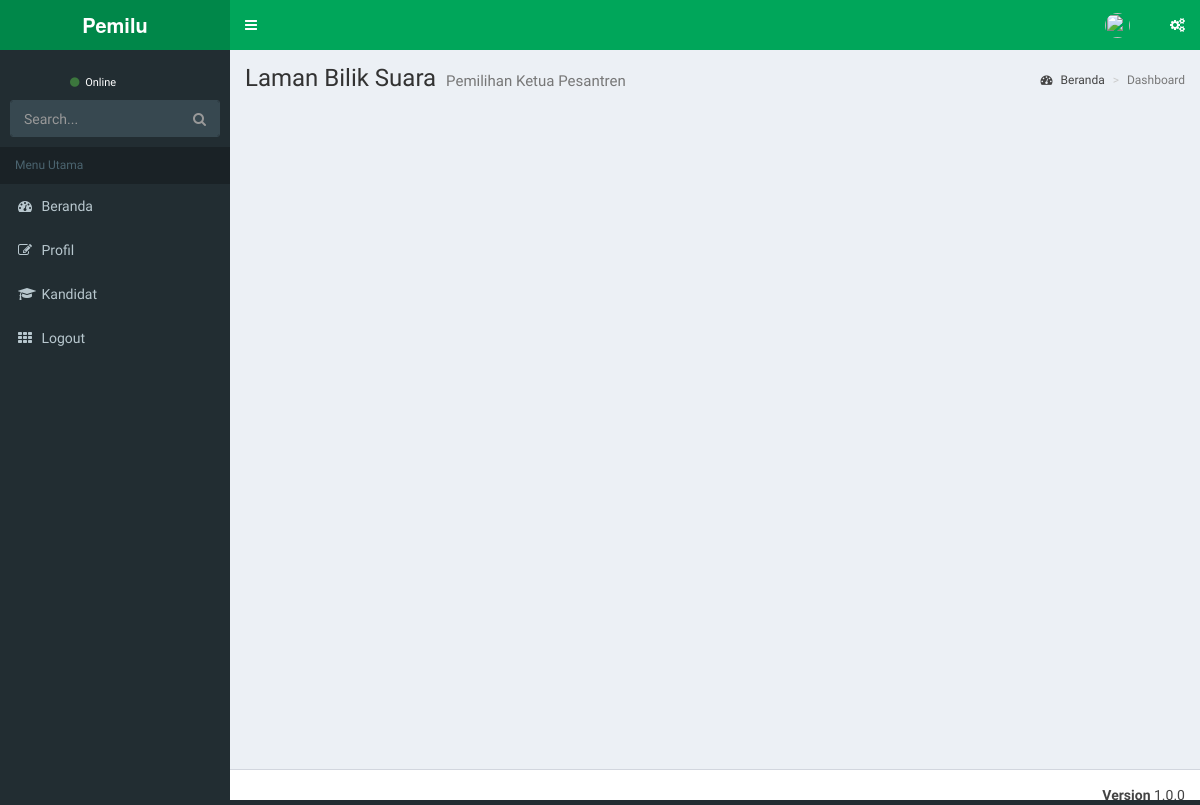
The app's page /siswa/awal.php, older data.
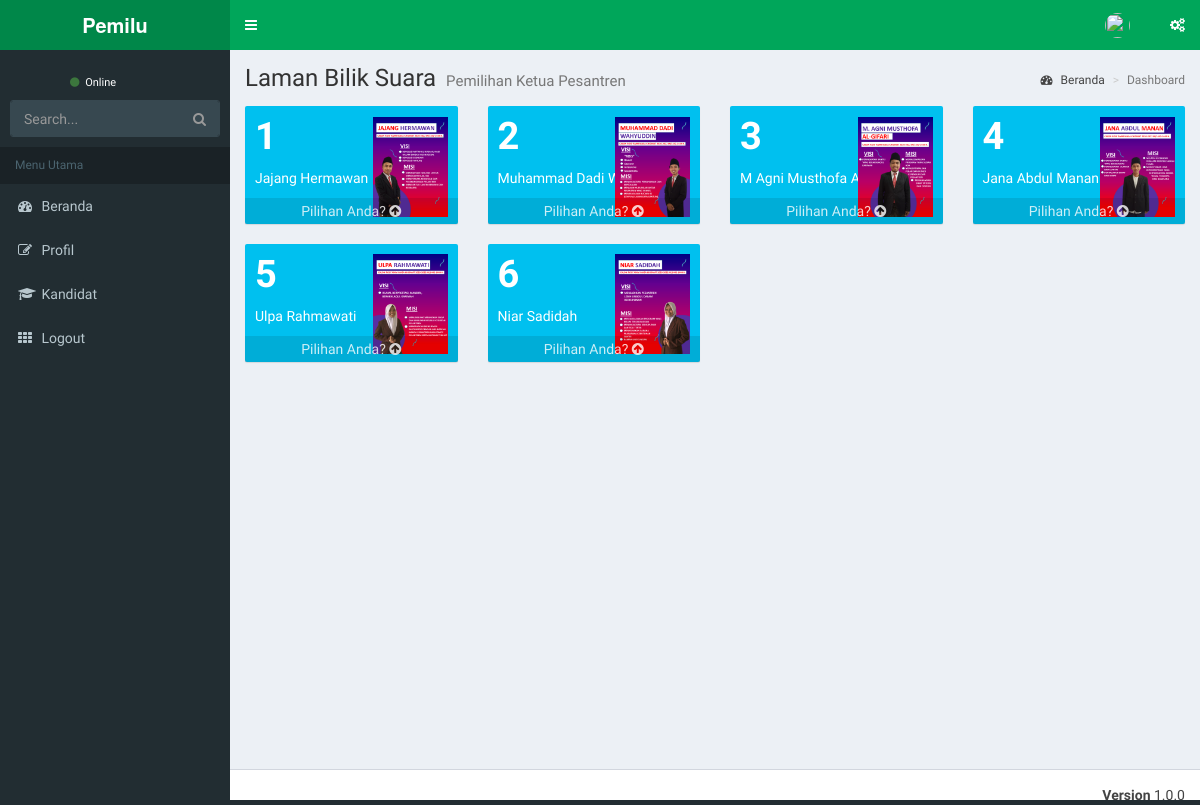
The same page, newer data.
### tables this page shows
CREATE TABLE `kandidat` (
  `idkandidat` int(2) NOT NULL,
  `username` varchar(25) NOT NULL,
  `password` varchar(32) NOT NULL,
  `nama` varchar(100) NOT NULL,
  `nokandidat` varchar(2) NOT NULL,
  `jumlahsuara` varchar(4) NOT NULL DEFAULT '0',
  `visi` varchar(100) NOT NULL,
  `misi` varchar(255) NOT NULL,
  `aktif` enum('Y','T') NOT NULL DEFAULT 'T',
  `foto` varchar(50) NOT NULL
);

### siswa/awal.php (the view, shortened to what this page needs)
<?php
include_once "atas.php";
include_once "../sambungan.php";
$sql="SELECT * FROM kandidat ORDER BY nokandidat";
$query=mysqli_query($koneksi,$sql);
$idpemilih=$_SESSION['idskasis'];
$sqlpilih="SELECT * FROM datapemilihan WHERE idpemilih='$idpemilih'";
$querypilih=mysqli_query($koneksi,$sqlpilih);
$ada=mysqli_num_rows($querypilih);
?>
  <div class="content-wrapper">
    <section class="content-header">
      <h1>
        Laman Bilik Suara
        <small>Pemilihan Ketua Pesantren</small>
      </h1>
      <ol class="breadcrumb">
        <li><a href="."><i class="fa fa-dashboard"></i> Beranda</a></li>
        <li class="active">Dashboard</li>
      </ol>
    </section>
    <section class="content">
      <div class="row">
<?php
while($r=mysqli_fetch_array($query)){
echo '        <div class="col-lg-3 col-xs-6">
          <div class="small-box bg-aqua">
            <div class="inner">';
echo "<h3>".$r['nokandidat']."</h3>";
echo $r['nama']."</b>";
echo '            </div>
            <div class="icon">
              <img src="../gambar/kandidat/'.$r['foto'].'" height="100px"/>
            </div>';
        if($ada==0){
            echo'<a href="?m=siswa&s=pilihan&id='.$r['idkandidat'].'" class="small-box-footer">Pilihan Anda? <i class="fa fa-arrow-circle-up"></i></a>';
		}else{
			echo '<a href="#" class="small-box-footer">Anda sudah memilih <i class="fa fa-check"></i></a>';
		}
        echo '  </div>
        </div>';
}
?>
      </div>
<?php
include "bawah.php"; ?>

### siswa/atas.php (shortened to what this page needs)
<!DOCTYPE html>
<html>
  <head>
    <link rel="stylesheet" href="bootstrap/css/bootstrap.min.css">
    <link rel="stylesheet" href="css/font-awesome.min.css">
    <link rel="stylesheet" href="css/ionicons.min.css">
    <link rel="stylesheet" href="dist/css/AdminLTE.min.css">
    <link rel="stylesheet" href="dist/css/skins/_all-skins.min.css">
    <link rel="stylesheet" href="plugins/iCheck/flat/blue.css">
    <link rel="stylesheet" href="plugins/morris/morris.css">
    <link rel="stylesheet" href="plugins/jvectormap/jquery-jvectormap-1.2.2.css">
    <link rel="stylesheet" href="plugins/bootstrap-wysihtml5/bootstrap3-wysihtml5.min.css">
  </head>
  <body class="skin-green sidebar-mini">
    <div class="wrapper">
      <header class="main-header">
        <a href="." class="logo">
          <span class="logo-lg"><b>Pemilu</b></span>
        </a>
        <nav class="navbar navbar-static-top" role="navigation">
          <a href="#" class="sidebar-toggle" data-toggle="offcanvas" role="button">
          </a>
          <div class="navbar-custom-menu">
            <ul class="nav navbar-nav">
              <li class="dropdown user user-menu">
                <a href="#" class="dropdown-toggle" data-toggle="dropdown">
                  <img src="../gambar/siswa/<?php echo $_SESSION['fotoskasis']; ?>" class="user-image" alt="<?php echo $_SESSION['userskasis']; ?>">
                </a>
              </li>
              <li>
                <a href="#" data-toggle="control-sidebar"><i class="fa fa-gears"></i></a>
              </li>
            </ul>
          </div>
        </nav>
      </header>
      <aside class="main-sidebar">
        <section class="sidebar">
          <div class="user-panel">
            <div class="pull-left info">
              <a href="?m=siswa&s=profil"><i class="fa fa-circle text-success"></i> Online</a>
            </div>
          </div>
          <form action="#" method="get" class="sidebar-form">
            <div class="input-group">
              <input type="text" name="q" class="form-control" placeholder="Search...">
              <span class="input-group-btn">
                <button type="submit" name="search" id="search-btn" class="btn btn-flat"><i class="fa fa-search"></i></button>
              </span>
            </div>
          </form>
          <ul class="sidebar-menu">
            <li class="header">Menu Utama</li>
            <li class="<?php if($aktif=='Beranda') echo 'active';?> treeview">
              <a href=".">
                <i class="fa fa-dashboard"></i> <span>Beranda</span>
              </a>
            </li>
            <li class="<?php if($aktif=='Profil') echo 'active';?> treeview">
              <a href="?m=siswa&a=profil">
                <i class="fa fa-edit"></i> <span>Profil</span>
              </a>
            </li>
            <li class="<?php if($aktif=='Kandidat') echo 'active';?> treeview">
              <a href="?m=kandidat">
                <i class="fa fa-graduation-cap"></i> <span>Kandidat</span>
              </a>
            </li>
            <li>
              <a href="logout.php">
                <i class="fa fa-th"></i> <span>Logout</span> <small class="label pull-right bg-green"></small>
              </a>
            </li>
          </ul>
        </section>
      </aside>

### siswa/bawah.php (shortened to what this page needs)
		</div>
      <footer class="main-footer">
        <div class="pull-right hidden-xs">
          <b>Version</b> 1.0.0
        </div>
      </footer>
    </div>
  </body>
</html>

Row changes from the older to the newer data that the page shows:
added kandidat: nokandidat "1", nama "Jajang Hermawan", foto (picture)
added kandidat: nokandidat "2", nama "Muhammad Dadi Wahyuddin", foto (picture)
added kandidat: nokandidat "3", nama "M Agni Musthofa Al-Gifari", foto (picture)
added kandidat: nokandidat "4", nama "Jana Abdul Manan", foto (picture)
added kandidat: nokandidat "5", nama "Ulpa Rahmawati", foto (picture)
added kandidat: nokandidat "6", nama "Niar Sadidah", foto (picture)
